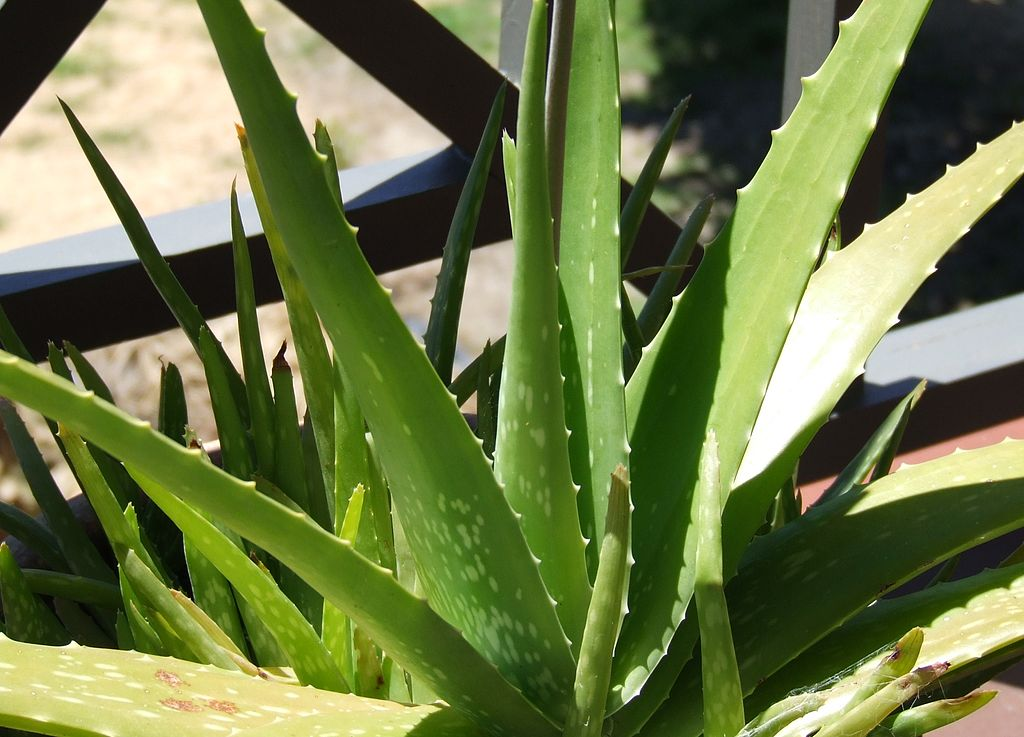
#> input picture pract_2/images/aloel.jpg, 1024 x 737 px
$ python 3.py
#> lines starting #> are read from the running program, lines starting #| are printed output that depends on the picture
import cv2
import numpy as np
from pathlib import Path

# Obtener ruta relativa a la imagen
image_path = Path(__file__).parent.parent / "images" / "aloel.jpg"
src = cv2.imread(image_path)
#> src is the input picture: shape (737, 1024, 3); mean B, G, R 71.3, 120.2, 108.2

lab = cv2.cvtColor(src, cv2.COLOR_BGR2Lab)
#> lab: shape (737, 1024, 3); mean of channels 0, 1, 2 119.6, 115.7, 152.1

# Separar los tres canales L, a, b
L, a, b = cv2.split(lab)
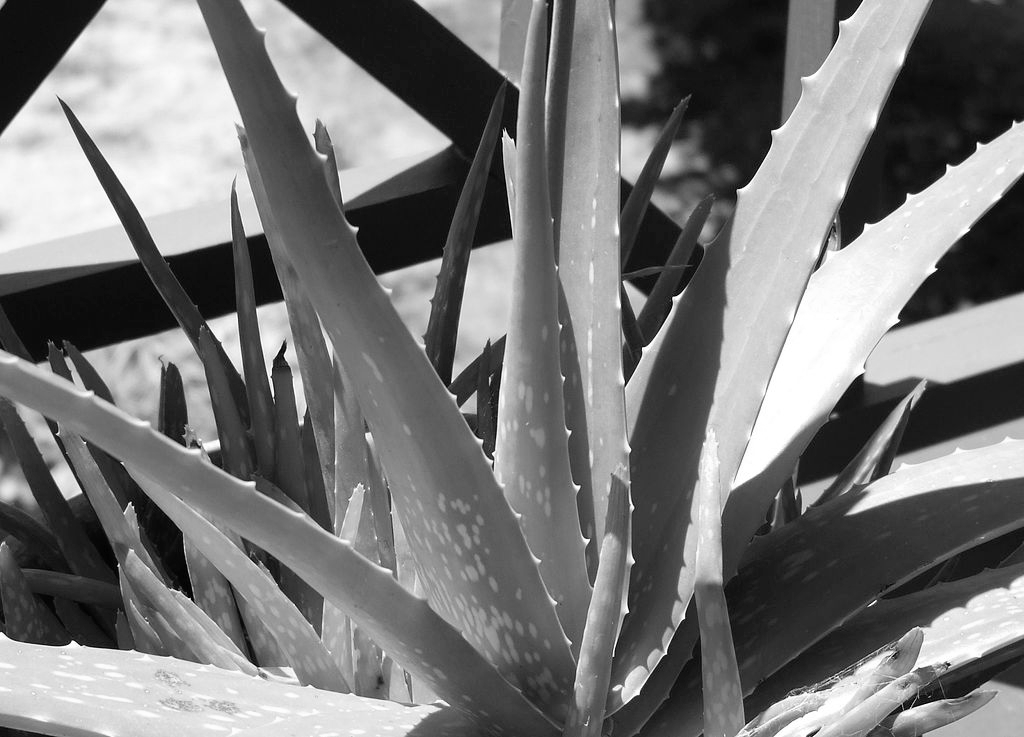
#> L: shape (737, 1024); min 0, max 255, mean 119.6
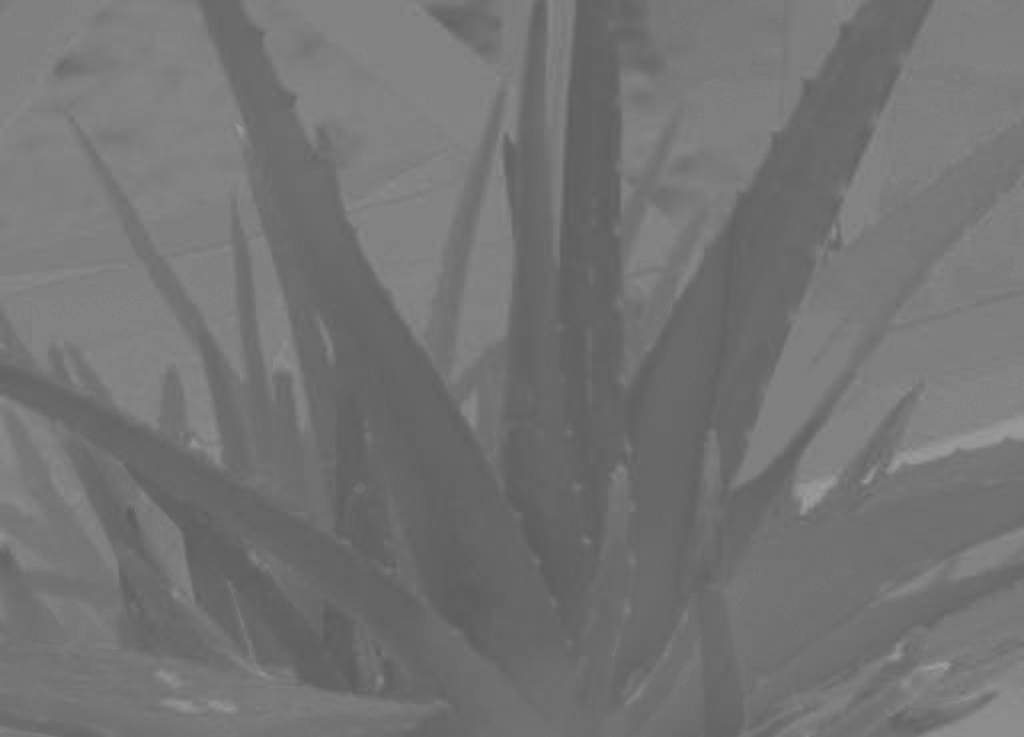
#> a: shape (737, 1024); min 92, max 157, mean 115.7
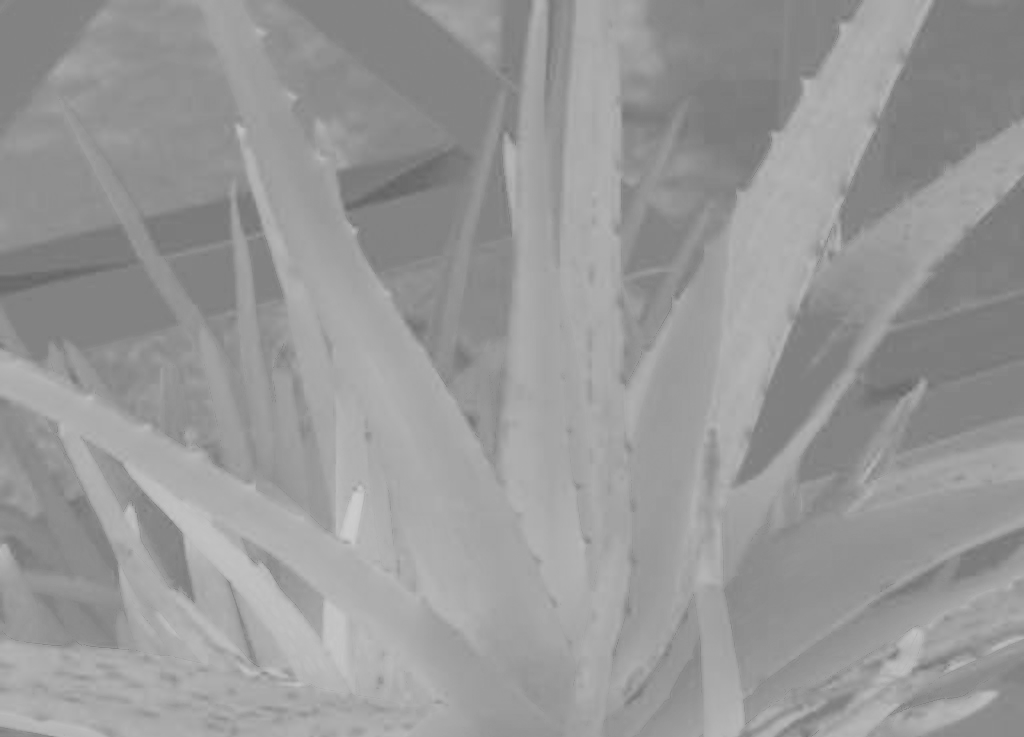
#> b: shape (737, 1024); min 100, max 205, mean 152.1

# Mostrar los canales en escala de grises
cv2.imshow('Canal L (Luminosidad)', L)
cv2.imshow('Canal a (Verde - Rojo)', a)
cv2.imshow('Canal b (Azul - Amarillo)', b)

# Esperar a que se presione una tecla y cerrar ventanas
cv2.waitKey(0)
cv2.destroyAllWindows()

$ run again, with pract_2/images/building4.JPG copied over pract_2/images/aloel.jpg
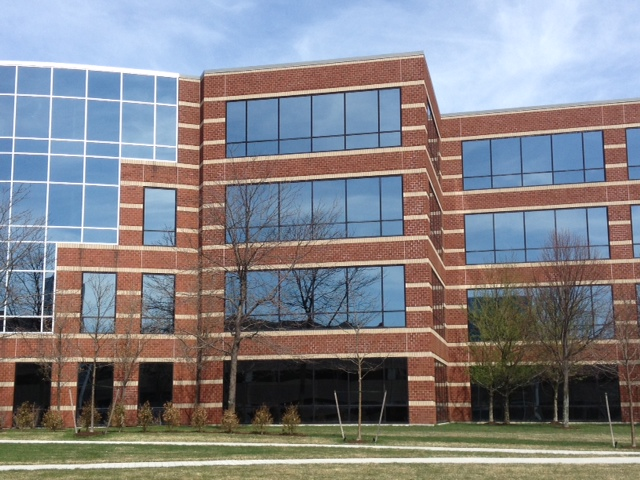
#> input picture pract_2/images/building4.JPG, 640 x 480 px
#> src is the input picture: shape (480, 640, 3); mean B, G, R 135.1, 130.7, 131.9
#> lab: shape (480, 640, 3); mean of channels 0, 1, 2 138.7, 131.1, 127
#> `L, a, b = cv2.split(lab)`:
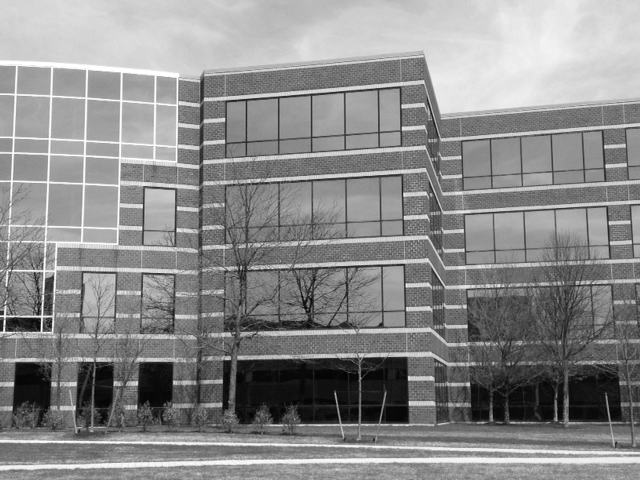
#> L: shape (480, 640); min 0, max 255, mean 138.7
#> `L, a, b = cv2.split(lab)`:
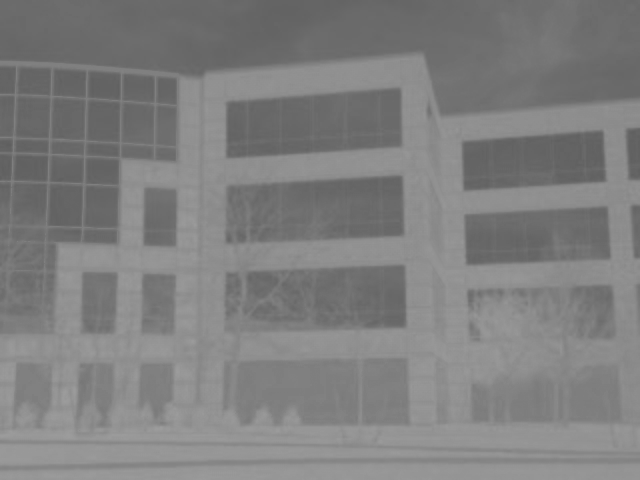
#> b: shape (480, 640); min 95, max 156, mean 127

$ run again, with pract_2/images/building5.JPG copied over pract_2/images/aloel.jpg
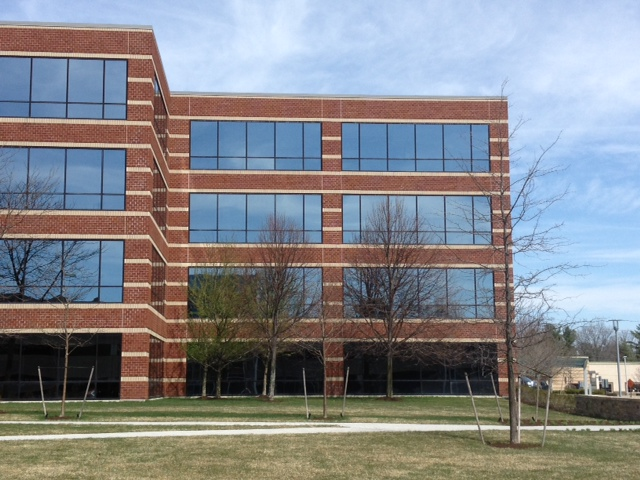
#> input picture pract_2/images/building5.JPG, 640 x 480 px
#> src is the input picture: shape (480, 640, 3); mean B, G, R 139.6, 134.8, 132.6
#> lab: shape (480, 640, 3); mean of channels 0, 1, 2 141.8, 129.8, 126.3
#> `L, a, b = cv2.split(lab)`:
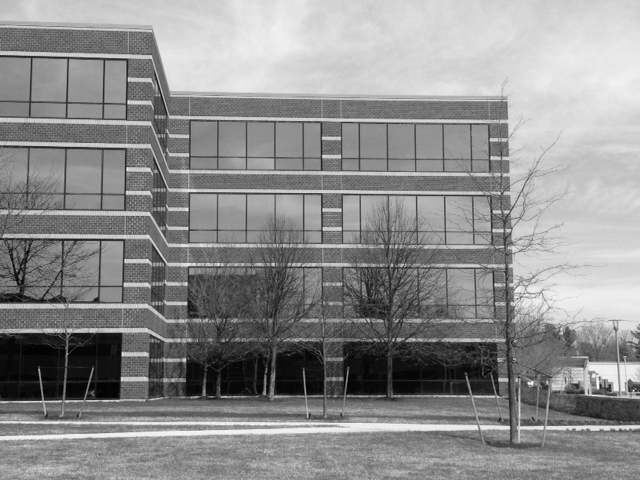
#> L: shape (480, 640); min 0, max 254, mean 141.8
#> `L, a, b = cv2.split(lab)`:
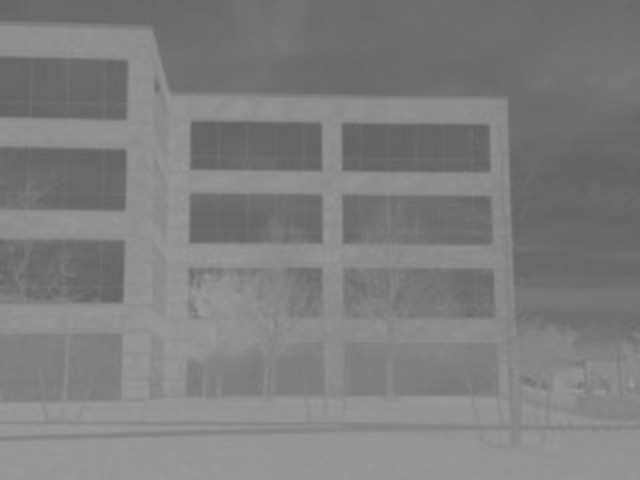
#> b: shape (480, 640); min 97, max 154, mean 126.3

$ run again, with pract_2/images/galaxia.jpg copied over pract_2/images/aloel.jpg
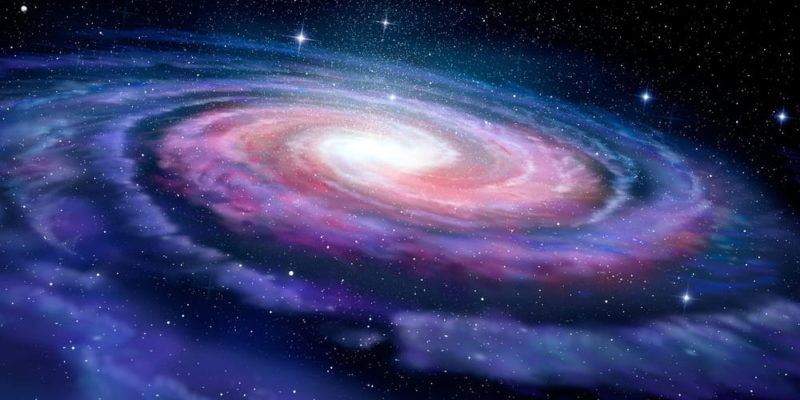
#> input picture pract_2/images/galaxia.jpg, 800 x 400 px
#> src is the input picture: shape (400, 800, 3); mean B, G, R 107, 61.1, 57.9
#> lab: shape (400, 800, 3); mean of channels 0, 1, 2 69.6, 141.1, 101.8
#> `L, a, b = cv2.split(lab)`:
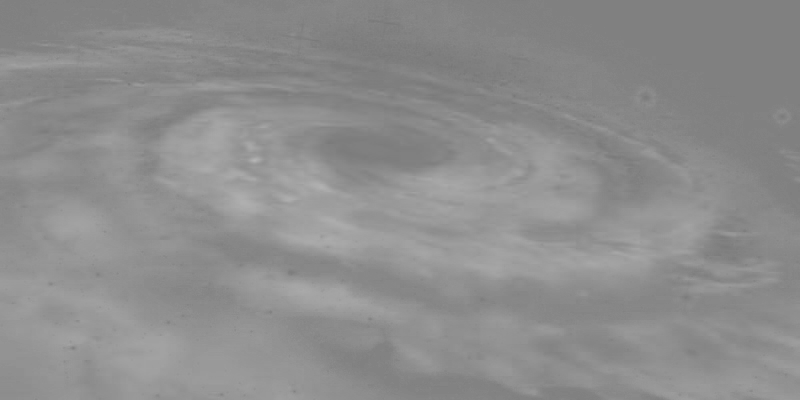
#> a: shape (400, 800); min 119, max 181, mean 141.1
#> `L, a, b = cv2.split(lab)`:
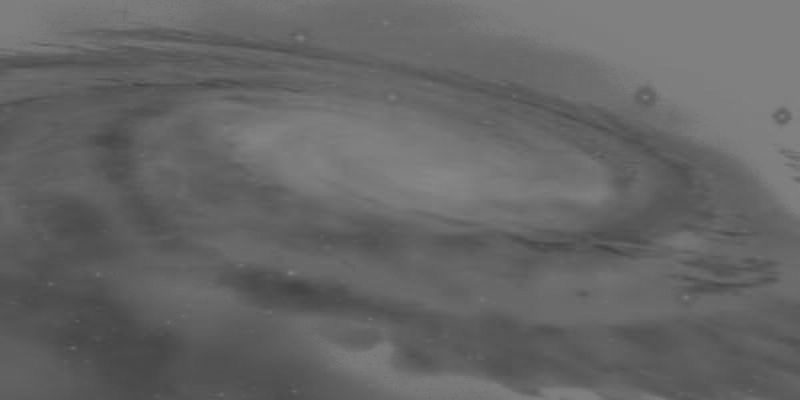
#> b: shape (400, 800); min 66, max 136, mean 101.8
